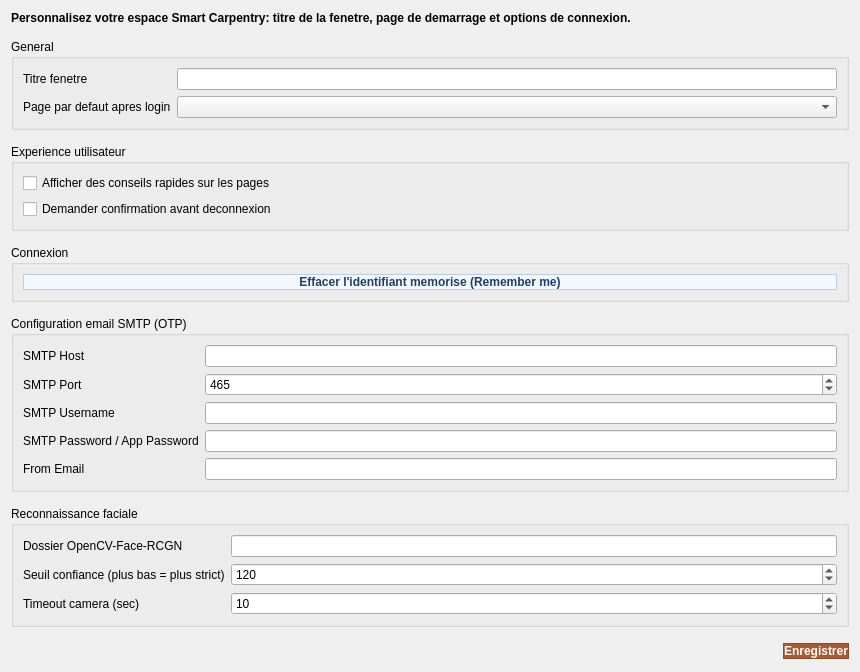
<?xml version="1.0" encoding="UTF-8"?>
<ui version="4.0">
 <class>SettingsPageForm</class>
 <widget class="QWidget" name="SettingsPageForm">
  <property name="geometry">
   <rect>
    <x>0</x>
    <y>0</y>
    <width>860</width>
    <height>520</height>
   </rect>
  </property>
  <layout class="QVBoxLayout" name="verticalLayout">
   <property name="spacing">
    <number>14</number>
   </property>
   <item>
    <widget class="QLabel" name="introLabel">
     <property name="styleSheet">
      <string notr="true">color:#000000; font-weight:700;</string>
     </property>
     <property name="wordWrap">
      <bool>true</bool>
     </property>
     <property name="text">
      <string>Personnalisez votre espace Smart Carpentry: titre de la fenetre, page de demarrage et options de connexion.</string>
     </property>
    </widget>
   </item>
   <item>
    <widget class="QGroupBox" name="generalGroup">
     <property name="title">
      <string>General</string>
     </property>
     <layout class="QFormLayout" name="formLayout">
      <item row="0" column="0">
       <widget class="QLabel" name="windowTitleLabel">
        <property name="text">
         <string>Titre fenetre</string>
        </property>
       </widget>
      </item>
      <item row="0" column="1">
       <widget class="QLineEdit" name="windowTitleEdit"/>
      </item>
      <item row="1" column="0">
       <widget class="QLabel" name="defaultPageLabel">
        <property name="text">
         <string>Page par defaut apres login</string>
        </property>
       </widget>
      </item>
      <item row="1" column="1">
       <widget class="QComboBox" name="defaultPageCombo"/>
      </item>
     </layout>
    </widget>
   </item>
   <item>
    <widget class="QGroupBox" name="experienceGroup">
     <property name="title">
      <string>Experience utilisateur</string>
     </property>
     <layout class="QVBoxLayout" name="verticalLayout_3">
      <item>
       <widget class="QCheckBox" name="tipsCheck">
        <property name="styleSheet">
         <string notr="true">color:#000000;</string>
        </property>
        <property name="text">
         <string>Afficher des conseils rapides sur les pages</string>
        </property>
       </widget>
      </item>
      <item>
       <widget class="QCheckBox" name="confirmLogoutCheck">
        <property name="styleSheet">
         <string notr="true">color:#000000;</string>
        </property>
        <property name="text">
         <string>Demander confirmation avant deconnexion</string>
        </property>
       </widget>
      </item>
     </layout>
    </widget>
   </item>
   <item>
    <widget class="QGroupBox" name="securityGroup">
     <property name="title">
      <string>Connexion</string>
     </property>
     <layout class="QVBoxLayout" name="verticalLayout_2">
      <item>
       <widget class="QPushButton" name="clearRememberBtn">
        <property name="styleSheet">
         <string notr="true">background:#f3f8ff; color:#1f3f66; border:1px solid #b8cde8; border-radius:10px; font-weight:700;</string>
        </property>
        <property name="text">
         <string>Effacer l'identifiant memorise (Remember me)</string>
        </property>
       </widget>
      </item>
     </layout>
    </widget>
   </item>
   <item>
    <widget class="QGroupBox" name="smtpGroup">
     <property name="title">
      <string>Configuration email SMTP (OTP)</string>
     </property>
     <layout class="QFormLayout" name="smtpLayout">
      <item row="0" column="0">
       <widget class="QLabel" name="smtpHostLabel">
        <property name="text">
         <string>SMTP Host</string>
        </property>
       </widget>
      </item>
      <item row="0" column="1">
       <widget class="QLineEdit" name="smtpHostEdit"/>
      </item>
      <item row="1" column="0">
       <widget class="QLabel" name="smtpPortLabel">
        <property name="text">
         <string>SMTP Port</string>
        </property>
       </widget>
      </item>
      <item row="1" column="1">
       <widget class="QSpinBox" name="smtpPortSpin">
        <property name="maximum">
         <number>65535</number>
        </property>
        <property name="value">
         <number>465</number>
        </property>
       </widget>
      </item>
      <item row="2" column="0">
       <widget class="QLabel" name="smtpUserLabel">
        <property name="text">
         <string>SMTP Username</string>
        </property>
       </widget>
      </item>
      <item row="2" column="1">
       <widget class="QLineEdit" name="smtpUsernameEdit"/>
      </item>
      <item row="3" column="0">
       <widget class="QLabel" name="smtpPassLabel">
        <property name="text">
         <string>SMTP Password / App Password</string>
        </property>
       </widget>
      </item>
      <item row="3" column="1">
       <widget class="QLineEdit" name="smtpPasswordEdit">
        <property name="echoMode">
         <enum>QLineEdit::Password</enum>
        </property>
       </widget>
      </item>
      <item row="4" column="0">
       <widget class="QLabel" name="smtpFromLabel">
        <property name="text">
         <string>From Email</string>
        </property>
       </widget>
      </item>
      <item row="4" column="1">
       <widget class="QLineEdit" name="smtpFromEdit"/>
      </item>
     </layout>
    </widget>
   </item>
   <item>
    <widget class="QGroupBox" name="faceGroup">
     <property name="title">
      <string>Reconnaissance faciale</string>
     </property>
     <layout class="QFormLayout" name="faceLayout">
      <item row="0" column="0">
       <widget class="QLabel" name="faceRepoLabel">
        <property name="text">
         <string>Dossier OpenCV-Face-RCGN</string>
        </property>
       </widget>
      </item>
      <item row="0" column="1">
       <widget class="QLineEdit" name="faceRepoPathEdit"/>
      </item>
      <item row="1" column="0">
       <widget class="QLabel" name="faceThresholdLabel">
        <property name="text">
         <string>Seuil confiance (plus bas = plus strict)</string>
        </property>
       </widget>
      </item>
      <item row="1" column="1">
       <widget class="QSpinBox" name="faceThresholdSpin">
        <property name="minimum">
         <number>1</number>
        </property>
        <property name="maximum">
         <number>150</number>
        </property>
        <property name="value">
         <number>120</number>
        </property>
       </widget>
      </item>
      <item row="2" column="0">
       <widget class="QLabel" name="faceTimeoutLabel">
        <property name="text">
         <string>Timeout camera (sec)</string>
        </property>
       </widget>
      </item>
      <item row="2" column="1">
       <widget class="QSpinBox" name="faceTimeoutSpin">
        <property name="minimum">
         <number>3</number>
        </property>
        <property name="maximum">
         <number>60</number>
        </property>
        <property name="value">
         <number>10</number>
        </property>
       </widget>
      </item>
     </layout>
    </widget>
   </item>
   <item>
    <layout class="QHBoxLayout" name="actionsLayout">
     <item>
      <spacer name="horizontalSpacer">
       <property name="orientation">
        <enum>Qt::Horizontal</enum>
       </property>
       <property name="sizeHint" stdset="0">
        <size>
         <width>40</width>
         <height>20</height>
        </size>
       </property>
      </spacer>
     </item>
     <item>
      <widget class="QPushButton" name="saveBtn">
      <property name="styleSheet">
       <string notr="true">background:#a85a31; color:#ffffff; border:1px solid #8f4a26; border-radius:11px; font-weight:800;</string>
      </property>
       <property name="text">
        <string>Enregistrer</string>
       </property>
      </widget>
     </item>
    </layout>
   </item>
  </layout>
 </widget>
 <resources/>
 <connections/>
</ui>
